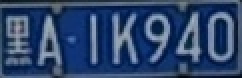
#> input picture enhance_imgae_moudle/黑A1K940_0.jpg, 121 x 39 px (shown 2 times larger)
$ python -i advanced_enhancer.py   (imports and definitions only)   (older library calls are emulated)
#> lines starting #> are read from the running program, lines starting #| are printed output that depends on the picture; after the words box and inside, x2 and y2 are one past the last pixel; in counts of white or black regions, pixels touching at a corner belong together
"""
高级车牌图像增强模块
包含专门针对车牌识别的高级优化技术
"""

import cv2
import numpy as np
from typing import Tuple, Optional, List, Dict
import logging
from scipy import ndimage
from skimage import restoration, morphology


class AdvancedPlateEnhancer:
    """
    高级车牌增强器
    包含专门的车牌识别优化算法
    """

    def __init__(self):
        self.logger = logging.getLogger(__name__)

    def enhance_for_ocr(self, image: np.ndarray) -> np.ndarray:
        """
        专门为OCR识别优化的图像增强

        Args:
            image: 输入图像

        Returns:
            OCR优化后的图像
        """
        enhanced = image.copy()

        # 1. 字符分离增强
        enhanced = self._enhance_character_separation(enhanced)

        # 2. 字符清晰化
        enhanced = self._enhance_character_clarity(enhanced)

        # 3. 背景统一化
        enhanced = self._normalize_background(enhanced)

        # 4. 字符粗细标准化
        enhanced = self._normalize_character_thickness(enhanced)

        return enhanced

    def _enhance_character_separation(self, image: np.ndarray) -> np.ndarray:
        """增强字符之间的分离度"""
        if len(image.shape) == 3:
            gray = cv2.cvtColor(image, cv2.COLOR_BGR2GRAY)
        else:
            gray = image.copy()

        # 使用形态学操作增强字符分离
        # 垂直线检测核
        vertical_kernel = cv2.getStructuringElement(cv2.MORPH_RECT, (1, 5))

        # 开运算去除连接字符的细线
        opened = cv2.morphologyEx(gray, cv2.MORPH_OPEN, vertical_kernel)

        # 增强字符边界
        edges = cv2.Canny(opened, 50, 150)

        # 膨胀边缘以增强分离
        kernel = np.ones((2, 1), np.uint8)
        dilated_edges = cv2.dilate(edges, kernel, iterations=1)

        # 将边缘信息融合回原图
        result = cv2.subtract(gray, dilated_edges)

        if len(image.shape) == 3:
            result = cv2.cvtColor(result, cv2.COLOR_GRAY2BGR)

        return result

    def _enhance_character_clarity(self, image: np.ndarray) -> np.ndarray:
        """增强字符清晰度"""
        if len(image.shape) == 3:
            gray = cv2.cvtColor(image, cv2.COLOR_BGR2GRAY)
        else:
            gray = image.copy()

        # 使用非锐化遮罩增强细节
        blurred = cv2.GaussianBlur(gray, (0, 0), 1.0)
        unsharp_mask = cv2.addWeighted(gray, 1.5, blurred, -0.5, 0)

        # 限制过度增强
        enhanced = np.clip(unsharp_mask, 0, 255).astype(np.uint8)

        if len(image.shape) == 3:
            enhanced = cv2.cvtColor(enhanced, cv2.COLOR_GRAY2BGR)

        return enhanced

    def _normalize_background(self, image: np.ndarray) -> np.ndarray:
        """标准化背景，突出前景字符"""
        if len(image.shape) == 3:
            gray = cv2.cvtColor(image, cv2.COLOR_BGR2GRAY)
        else:
            gray = image.copy()

        # 使用大核的开运算估计背景
        background_kernel = cv2.getStructuringElement(cv2.MORPH_RECT, (50, 50))
        background = cv2.morphologyEx(gray, cv2.MORPH_OPEN, background_kernel)

        # 背景减法
        foreground = cv2.subtract(gray, background)

        # 增强前景对比度
        normalized = cv2.normalize(foreground, None, 0, 255, cv2.NORM_MINMAX)

        if len(image.shape) == 3:
            normalized = cv2.cvtColor(normalized, cv2.COLOR_GRAY2BGR)

        return normalized

    def _normalize_character_thickness(self, image: np.ndarray) -> np.ndarray:
        """标准化字符粗细"""
        if len(image.shape) == 3:
            gray = cv2.cvtColor(image, cv2.COLOR_BGR2GRAY)
        else:
            gray = image.copy()

        # 二值化
        _, binary = cv2.threshold(gray, 0, 255, cv2.THRESH_BINARY + cv2.THRESH_OTSU)

        # 距离变换
        dist = cv2.distanceTransform(binary, cv2.DIST_L2, 5)

        # 根据距离变换调整字符粗细
        # 较粗的字符会被细化，较细的会被加粗
        mean_thickness = np.mean(dist[dist > 0])

        if mean_thickness > 3:
            # 字符太粗，使用腐蚀
            kernel = np.ones((2, 2), np.uint8)
            result = cv2.erode(binary, kernel, iterations=1)
        elif mean_thickness < 1.5:
            # 字符太细，使用膨胀
            kernel = np.ones((2, 2), np.uint8)
            result = cv2.dilate(binary, kernel, iterations=1)
        else:
            result = binary

        if len(image.shape) == 3:
            result = cv2.cvtColor(result, cv2.COLOR_GRAY2BGR)

        return result

    # [133 lines left out: functions remove_motion_blur, _deblur_channel, _create_motion_blur_kernel, _simple_sharpen, enhance_low_resolution, _edge_preserving_filter and 1 more, not called in this run]

    def correct_illumination(self, image: np.ndarray) -> np.ndarray:
        """
        光照不均匀校正

        Args:
            image: 输入图像

        Returns:
            光照校正后的图像
        """
        if len(image.shape) == 3:
            # 转换到LAB颜色空间
            lab = cv2.cvtColor(image, cv2.COLOR_BGR2LAB)
            l_channel = lab[:, :, 0]
        else:
            l_channel = image.copy()

        # 估计背景光照
        # 使用形态学操作估计背景
        kernel = cv2.getStructuringElement(cv2.MORPH_ELLIPSE, (50, 50))
        background = cv2.morphologyEx(l_channel, cv2.MORPH_OPEN, kernel)

        # 高斯模糊平滑背景
        background = cv2.GaussianBlur(background, (51, 51), 0)

        # 计算校正图像
        corrected = cv2.divide(l_channel.astype(np.float32),
                               background.astype(np.float32), scale=255)
        corrected = np.clip(corrected, 0, 255).astype(np.uint8)

        if len(image.shape) == 3:
            # 替换L通道
            lab[:, :, 0] = corrected
            result = cv2.cvtColor(lab, cv2.COLOR_LAB2BGR)
        else:
            result = corrected

        return result

    def enhance_text_regions(self, image: np.ndarray) -> Tuple[np.ndarray, List[Tuple[int, int, int, int]]]:
        """
        检测并增强文本区域

        Args:
            image: 输入图像

        Returns:
            增强后的图像和文本区域边界框列表
        """
        if len(image.shape) == 3:
            gray = cv2.cvtColor(image, cv2.COLOR_BGR2GRAY)
        else:
            gray = image.copy()

        # 检测文本区域
        text_regions = self._detect_text_regions(gray)

        # 对每个文本区域进行专门增强
        enhanced = image.copy()
        for x, y, w, h in text_regions:
            roi = enhanced[y:y + h, x:x + w]
            enhanced_roi = self._enhance_text_roi(roi)
            enhanced[y:y + h, x:x + w] = enhanced_roi

        return enhanced, text_regions

    def _detect_text_regions(self, gray: np.ndarray) -> List[Tuple[int, int, int, int]]:
        """检测文本区域"""
        # 使用MSER检测文本区域
        mser = cv2.MSER_create()
        regions, _ = mser.detectRegions(gray)

        # 过滤和合并区域
        text_regions = []
        for region in regions:
            x, y, w, h = cv2.boundingRect(region.reshape(-1, 1, 2))

            # 过滤条件：适当的宽高比和大小
            aspect_ratio = w / h
            area = w * h

            if (0.1 < aspect_ratio < 10 and 100 < area < 5000):
                text_regions.append((x, y, w, h))

        # 合并重叠的区域
        merged_regions = self._merge_overlapping_regions(text_regions)

        return merged_regions

    def _merge_overlapping_regions(self, regions: List[Tuple[int, int, int, int]]) -> List[Tuple[int, int, int, int]]:
        """合并重叠的区域"""
        if not regions:
            return []

        # 简单的合并策略：如果两个区域重叠超过阈值，则合并
        merged = []
        used = set()

        for i, region1 in enumerate(regions):
            if i in used:
                continue

            x1, y1, w1, h1 = region1
            merged_region = [x1, y1, x1 + w1, y1 + h1]  # [xmin, ymin, xmax, ymax]

            for j, region2 in enumerate(regions[i + 1:], i + 1):
                if j in used:
                    continue

                x2, y2, w2, h2 = region2

                # 计算重叠面积
                overlap_x = max(0, min(merged_region[2], x2 + w2) - max(merged_region[0], x2))
                overlap_y = max(0, min(merged_region[3], y2 + h2) - max(merged_region[1], y2))
                overlap_area = overlap_x * overlap_y

                area1 = (merged_region[2] - merged_region[0]) * (merged_region[3] - merged_region[1])
                area2 = w2 * h2
                union_area = area1 + area2 - overlap_area

                if overlap_area / union_area > 0.3:  # 重叠阈值
                    # 合并区域
                    merged_region[0] = min(merged_region[0], x2)
                    merged_region[1] = min(merged_region[1], y2)
                    merged_region[2] = max(merged_region[2], x2 + w2)
                    merged_region[3] = max(merged_region[3], y2 + h2)
                    used.add(j)

            # 转换回 (x, y, w, h) 格式
            x, y = merged_region[0], merged_region[1]
            w, h = merged_region[2] - merged_region[0], merged_region[3] - merged_region[1]
            merged.append((x, y, w, h))
            used.add(i)

        return merged

    def _enhance_text_roi(self, roi: np.ndarray) -> np.ndarray:
        """增强文本感兴趣区域"""
        # 对文本区域应用专门的增强
        enhanced = self.enhance_for_ocr(roi)

        # 额外的文本特定增强
        if len(enhanced.shape) == 3:
            gray = cv2.cvtColor(enhanced, cv2.COLOR_BGR2GRAY)
        else:
            gray = enhanced.copy()

        # 自适应阈值化
        adaptive_thresh = cv2.adaptiveThreshold(
            gray, 255, cv2.ADAPTIVE_THRESH_GAUSSIAN_C, cv2.THRESH_BINARY, 11, 2
        )

        # 形态学清理
        kernel = np.ones((2, 2), np.uint8)
        cleaned = cv2.morphologyEx(adaptive_thresh, cv2.MORPH_CLOSE, kernel)
        cleaned = cv2.morphologyEx(cleaned, cv2.MORPH_OPEN, kernel)

        if len(enhanced.shape) == 3:
            cleaned = cv2.cvtColor(cleaned, cv2.COLOR_GRAY2BGR)

        return cleaned

    def adaptive_enhancement_pipeline(self, image: np.ndarray) -> Dict[str, np.ndarray]:
        """
        自适应增强流水线，根据图像质量自动选择合适的增强方法

        Args:
            image: 输入图像

        Returns:
            包含不同增强结果的字典
        """
        results = {'original': image.copy()}

        # 分析图像质量
        quality_metrics = self._analyze_image_quality(image)

        # 基于质量指标选择增强策略
        if quality_metrics['blur_level'] > 0.3:
            results['deblurred'] = self.remove_motion_blur(image)

        if quality_metrics['resolution_quality'] < 0.5:
            results['super_resolution'] = self.enhance_low_resolution(image)

        if quality_metrics['illumination_uniformity'] < 0.7:
            results['illumination_corrected'] = self.correct_illumination(image)

        # OCR优化
        results['ocr_optimized'] = self.enhance_for_ocr(image)

        # 文本区域增强
        enhanced_text, text_regions = self.enhance_text_regions(image)
        results['text_enhanced'] = enhanced_text
        results['text_regions'] = text_regions

        return results

    def _analyze_image_quality(self, image: np.ndarray) -> Dict[str, float]:
        """
        分析图像质量指标

        Args:
            image: 输入图像

        Returns:
            质量指标字典
        """
        if len(image.shape) == 3:
            gray = cv2.cvtColor(image, cv2.COLOR_BGR2GRAY)
        else:
            gray = image.copy()

        # 模糊程度检测（使用拉普拉斯方差）
        laplacian_var = cv2.Laplacian(gray, cv2.CV_64F).var()
        blur_level = 1.0 - min(laplacian_var / 1000.0, 1.0)  # 归一化到0-1

        # 分辨率质量（基于边缘密度）
        edges = cv2.Canny(gray, 50, 150)
        edge_density = np.sum(edges > 0) / edges.size
        resolution_quality = min(edge_density * 10, 1.0)  # 归一化到0-1

        # 光照均匀性（基于标准差）
        illumination_std = np.std(gray)
        illumination_uniformity = 1.0 - min(illumination_std / 100.0, 1.0)  # 归一化到0-1

        # 噪声级别估计
        noise_level = self._estimate_noise_level(gray)

        return {
            'blur_level': blur_level,
            'resolution_quality': resolution_quality,
            'illumination_uniformity': illumination_uniformity,
            'noise_level': noise_level
        }

    def _estimate_noise_level(self, gray: np.ndarray) -> float:
        """估计噪声级别"""
        # 使用高通滤波估计噪声
        kernel = np.array([[-1, -2, -1], [0, 0, 0], [1, 2, 1]]) / 4.0
        noise_response = cv2.filter2D(gray.astype(np.float32), -1, kernel)
        noise_level = np.std(noise_response) / 255.0  # 归一化到0-1

        return min(noise_level, 1.0)

>>> import cv2
>>> picture = cv2.imread('黑A1K940_0.jpg')
#> picture is the input picture: shape (39, 121, 3); mean B, G, R 107.7, 69.3, 45.7
>>> result = AdvancedPlateEnhancer().adaptive_enhancement_pipeline(picture)
#> in _analyze_image_quality, `laplacian_var = cv2.Laplacian(gray, cv2.CV_64F).var()`: laplacian_var = 2023.2
#> in _analyze_image_quality, `blur_level = 1.0 - min(laplacian_var / 1000.0, 1.0)`: blur_level = 0
#> in _analyze_image_quality, `edges = cv2.Canny(gray, 50, 150)`:
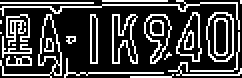
#> edges: shape (39, 121) (shown 2 times larger); 25.6% white in thin lines or dots
#> in _analyze_image_quality, `edge_density = np.sum(edges > 0) / edges.size`: edge_density = 0.256
#> in _analyze_image_quality, `resolution_quality = min(edge_density * 10, 1.0)`: resolution_quality = 1
#> in _analyze_image_quality, `illumination_std = np.std(gray)`: illumination_std = 40.53
#> in _analyze_image_quality, `illumination_uniformity = 1.0 - min(illumination_std / 100.0, 1.0)`: illumination_uniformity = 0.595
#> in _estimate_noise_level, `noise_response = cv2.filter2D(gray.astype(np.float32), -1, kernel)`:
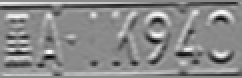
#> noise_response: shape (39, 121) float32 (shown 2 times larger); min -133.5, max 113, mean -0.2; drawn with min black and max white
#> in _estimate_noise_level, `noise_level = np.std(noise_response) / 255.0`: noise_level = 0.13
#> in adaptive_enhancement_pipeline, `quality_metrics = self._analyze_image_quality(image)`: quality_metrics = {'blur_level': 0, 'resolution_quality': 1, 'illumination_uniformity': 0.595, 'noise_level': 0.13}
#> in correct_illumination, `lab = cv2.cvtColor(image, cv2.COLOR_BGR2LAB)`: lab: shape (39, 121, 3); mean of channels 0, 1, 2 73.8, 133.4, 102.8
#> in correct_illumination, `lab[:, :, 0] = corrected`: lab: shape (39, 121, 3); mean of channels 0, 1, 2 254.3, 133.4, 102.8
#> in _enhance_character_separation, `edges = cv2.Canny(opened, 50, 150)`: edges: shape (39, 121); 20.8% white in thin lines or dots
#> in _enhance_character_separation, `dilated_edges = cv2.dilate(edges, kernel, iterations=1)`: dilated_edges: shape (39, 121); 27.1% white in thin lines or dots
#> in _normalize_background, `background = cv2.morphologyEx(gray, cv2.MORPH_OPEN, background_kernel)`: background: shape (39, 121); every value is 0
#> in _normalize_character_thickness, `_, binary = cv2.threshold(gray, 0, 255, cv2.THRESH_BINARY + cv2.THRESH..`: binary: shape (39, 121); 22.4% white in thin lines or dots
#> in _normalize_character_thickness, `dist = cv2.distanceTransform(binary, cv2.DIST_L2, 5)`:
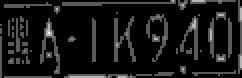
#> dist: shape (39, 121) float32 (shown 2 times larger); min 0, max 2.8, mean 0.244; drawn with min black and max white
#> in _normalize_character_thickness, `mean_thickness = np.mean(dist[dist > 0])`: mean_thickness = 1.09
#> in _normalize_character_thickness, `result = cv2.dilate(binary, kernel, iterations=1)`:
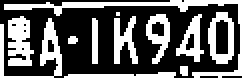
#> result: shape (39, 121) (shown 2 times larger); 37.6% white; 12 white regions (3 under 20 px), largest, box (x1, y1, x2, y2) and area: (2, 0, 121, 39) 428, (0, 9, 31, 39) 242, (4, 8, 17, 33) 233
#> in _detect_text_regions, `regions, _ = mser.detectRegions(gray)`: regions = 135 items
#> the loop in _detect_text_regions, `for region in regions:` made 135 passes
#> (x, y, w, h, aspect_ratio, area) on passes 1 to 12: (1, 2, 118, 36, 3.28, 4248), (1, 1, 118, 37, 3.19, 4366), (1, 1, 118, 37, 3.19, 4366), (1, 1, 118, 37, 3.19, 4366), (1, 1, 118, 37, 3.19, 4366), (1, 1, 118, 37, 3.19, 4366), (1, 1, 119, 37, 3.22, 4403), (1, 1, 119, 37, 3.22, 4403), (1, 1, 119, 37, 3.22, 4403), (1, 1, 119, 37, 3.22, 4403), (1, 1, 119, 37, 3.22, 4403), (1, 1, 119, 37, 3.22, 4403)
#> after the loop in _detect_text_regions, `for region in regions:`: text_regions = 121 items, first 6: (1, 2, 118, 36), (1, 1, 118, 37), (1, 1, 118, 37), (1, 1, 118, 37), (1, 1, 118, 37), (1, 1, 118, 37)
#> the loop in _merge_overlapping_regions, `for i, region1 in enumerate(regions):` made 121 passes
#> region1 on passes 2 to 13: (1, 1, 118, 37), (1, 1, 118, 37), (1, 1, 118, 37), (1, 1, 118, 37), (1, 1, 118, 37), (1, 1, 119, 37), (1, 1, 119, 37), (1, 1, 119, 37), (1, 1, 119, 37), (1, 1, 119, 37), (1, 1, 119, 37), (1, 1, 119, 37)
#> (x1, y1, w1, h1, x, y, w) on passes 1, 18, 31, 46, 59, 60: (1, 2, 118, 36, 1, 1, 119), (107, 10, 6, 17, 103, 6, 14), (20, 9, 10, 23, 19, 7, 12), (57, 8, 11, 23, 56, 6, 13), (45, 7, 4, 26, 45, 6, 4), (73, 8, 12, 22, 72, 6, 13)
#> after the loop in _merge_overlapping_regions, `for i, region1 in enumerate(regions):`: merged = [(1, 1, 119, 37), (103, 6, 14, 25), (19, 7, 12, 31), (56, 6, 13, 26), (45, 6, 4, 27), (72, 6, 13, 26), (1, 7, 15, 26), (87, 5, 14, 27)]; used = 121 items
#> in _detect_text_regions, `merged_regions = self._merge_overlapping_regions(text_regions)`: merged_regions has the same summary as merged in _merge_overlapping_regions
#> in enhance_text_regions, `text_regions = self._detect_text_regions(gray)`: text_regions has the same summary as merged in _merge_overlapping_regions
#> the loop in enhance_text_regions, `for x, y, w, h in text_regions:` made 8 passes
#> (x, y, w, h) on passes 1 to 6: (1, 1, 119, 37), (103, 6, 14, 25), (19, 7, 12, 31), (56, 6, 13, 26), (45, 6, 4, 27), (72, 6, 13, 26)
#> pass 1, in _enhance_character_separation (call 2), `gray = cv2.cvtColor(image, cv2.COLOR_BGR2GRAY)`:
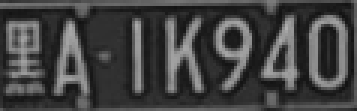
#> gray: shape (37, 119) (shown 3 times larger); min 17, max 177, mean 66.7
#> pass 1, in _enhance_character_separation (call 2), `edges = cv2.Canny(opened, 50, 150)`:
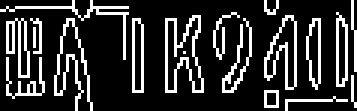
#> edges: shape (37, 119) (shown 3 times larger); 19.3% white in thin lines or dots
#> after the loop in enhance_text_regions, `for x, y, w, h in text_regions:`:
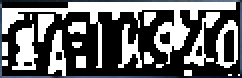
#> enhanced: shape (39, 121, 3) (shown 2 times larger); mean B, G, R 104.1, 102.5, 101.4
